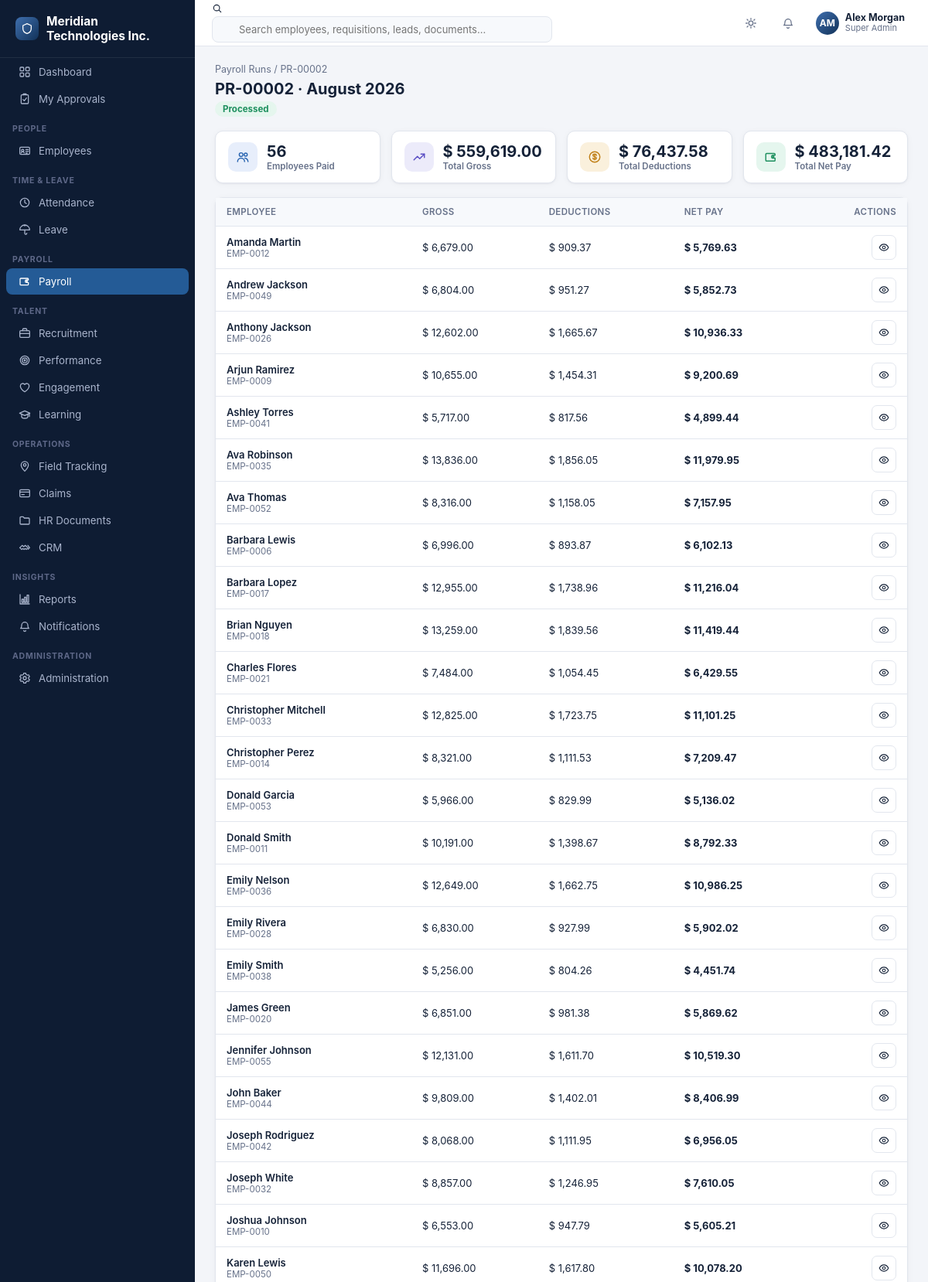
The page /payroll/runs/2 (signed in, upper part) on the database its author committed.
### tables this page shows
CREATE TABLE company_settings (
    id INTEGER PRIMARY KEY CHECK (id = 1),
    company_name TEXT NOT NULL DEFAULT 'Your Company',
    logo_path TEXT,
    address TEXT,
    city TEXT,
    state TEXT,
    country TEXT,
    pincode TEXT,
    phone TEXT,
    email TEXT,
    website TEXT,
    gstin TEXT,
    pan TEXT,
    currency_symbol TEXT NOT NULL DEFAULT '$',
    fiscal_year_start_month INTEGER NOT NULL DEFAULT 4,
    updated_at TEXT NOT NULL DEFAULT (datetime('now'))
);

CREATE TABLE users (
    id INTEGER PRIMARY KEY AUTOINCREMENT,
    username TEXT NOT NULL UNIQUE,
    password_hash TEXT NOT NULL,
    full_name TEXT NOT NULL,
    email TEXT,
    phone TEXT,
    role_id INTEGER NOT NULL REFERENCES roles(id),
    employee_id INTEGER REFERENCES employees(id),
    is_active INTEGER NOT NULL DEFAULT 1,
    last_login_at TEXT,
    created_at TEXT NOT NULL DEFAULT (datetime('now'))
);

CREATE TABLE roles (
    id INTEGER PRIMARY KEY AUTOINCREMENT,
    name TEXT NOT NULL UNIQUE,
    description TEXT,
    is_system INTEGER NOT NULL DEFAULT 0,
    created_at TEXT NOT NULL DEFAULT (datetime('now'))
);

CREATE TABLE payroll_runs (
    id INTEGER PRIMARY KEY AUTOINCREMENT,
    run_number TEXT NOT NULL UNIQUE,
    period_month INTEGER NOT NULL,
    period_year INTEGER NOT NULL,
    status TEXT NOT NULL DEFAULT 'Draft',
    processed_at TEXT,
    processed_by INTEGER REFERENCES users(id),
    total_gross REAL NOT NULL DEFAULT 0,
    total_deductions REAL NOT NULL DEFAULT 0,
    total_net REAL NOT NULL DEFAULT 0,
    created_at TEXT NOT NULL DEFAULT (datetime('now')),
    UNIQUE(period_month, period_year)
);

CREATE TABLE payslips (
    id INTEGER PRIMARY KEY AUTOINCREMENT,
    payroll_run_id INTEGER NOT NULL REFERENCES payroll_runs(id) ON DELETE CASCADE,
    employee_id INTEGER NOT NULL REFERENCES employees(id) ON DELETE CASCADE,
    basic REAL NOT NULL DEFAULT 0,
    hra REAL NOT NULL DEFAULT 0,
    conveyance REAL NOT NULL DEFAULT 0,
    medical REAL NOT NULL DEFAULT 0,
    special_allowance REAL NOT NULL DEFAULT 0,
    other_allowance REAL NOT NULL DEFAULT 0,
    overtime_amount REAL NOT NULL DEFAULT 0,
    bonus REAL NOT NULL DEFAULT 0,
    gross_earnings REAL NOT NULL DEFAULT 0,
    pf_deduction REAL NOT NULL DEFAULT 0,
    esi_deduction REAL NOT NULL DEFAULT 0,
    professional_tax REAL NOT NULL DEFAULT 0,
    income_tax REAL NOT NULL DEFAULT 0,
    loan_deduction REAL NOT NULL DEFAULT 0,
    other_deduction REAL NOT NULL DEFAULT 0,
    total_deductions REAL NOT NULL DEFAULT 0,
    net_pay REAL NOT NULL DEFAULT 0,
    lop_days REAL NOT NULL DEFAULT 0,
    status TEXT NOT NULL DEFAULT 'Generated'
);

CREATE TABLE employees (
    id INTEGER PRIMARY KEY AUTOINCREMENT,
    employee_code TEXT NOT NULL UNIQUE,
    photo_path TEXT,
    first_name TEXT NOT NULL,
    last_name TEXT NOT NULL,
    gender TEXT,
    dob TEXT,
    marital_status TEXT,
    blood_group TEXT,
    personal_email TEXT,
    personal_phone TEXT,
    emergency_contact_name TEXT,
    emergency_contact_phone TEXT,

    department_id INTEGER REFERENCES departments(id),
    designation_id INTEGER REFERENCES designations(id),
    location_id INTEGER REFERENCES locations(id),
    reporting_manager_id INTEGER REFERENCES employees(id),
    employment_type TEXT NOT NULL DEFAULT 'Full-time',
    employment_status TEXT NOT NULL DEFAULT 'Active',
    date_of_joining TEXT,
    date_of_confirmation TEXT,
    date_of_exit TEXT,
    work_email TEXT,
    work_phone TEXT,

    current_address TEXT,
    permanent_address TEXT,
    city TEXT,
    state TEXT,
    country TEXT,
    pincode TEXT,

    bank_name TEXT,
    bank_account_no TEXT,
    bank_ifsc TEXT,
    pan_number TEXT,
    aadhaar_number TEXT,
    uan_number TEXT,
    pf_number TEXT,

    created_at TEXT NOT NULL DEFAULT (datetime('now')),
    updated_at TEXT NOT NULL DEFAULT (datetime('now')),
    created_by INTEGER REFERENCES users(id),
    is_deleted INTEGER NOT NULL DEFAULT 0
);

### blueprints/payroll.py (the view)
@bp.route("/runs/<int:id>")
@permission_required("payroll.runs.view")
def run_view(id):
    run = db.query("SELECT * FROM payroll_runs WHERE id=?", (id,), one=True)
    if run is None:
        flash("Payroll run not found.", "error")
        return redirect(url_for("payroll.runs_list"))
    payslips = db.query(
        """SELECT p.*, e.employee_code, e.first_name, e.last_name
           FROM payslips p JOIN employees e ON e.id = p.employee_id
           WHERE p.payroll_run_id=?
           ORDER BY e.first_name, e.last_name""",
        (id,),
    )
    return render_template(
        "payroll/run_view.html", run=run, payslips=payslips,
        period_label=_period_label(run["period_month"], run["period_year"]),
        can_process=has_permission("payroll.runs.process"),
    )

### templates/payroll/run_view.html (shortened to what this page needs)
{% extends "base.html" %}
{% import "partials/icons.html" as ic %}
{% block content %}
<div class="breadcrumb"><a href="{{ url_for('payroll.runs_list') }}">Payroll Runs</a> / {{ run.run_number }}</div>
<div class="page-head">
  <div>
    <h1>{{ run.run_number }} · {{ period_label }}</h1>
    <span class="badge {{ status_badge_class(run.status) }}">{{ run.status }}</span>
  </div>
</div>
<div class="kpi-grid" style="margin-bottom:18px">
  <div class="kpi-tile">
    <div class="icon" style="background:var(--blue-bg);color:var(--blue)">{{ ic.icon('users',18) }}</div>
    <div><div class="value">{{ payslips|length }}</div><div class="label">Employees Paid</div></div>
  </div>
  <div class="kpi-tile">
    <div class="icon" style="background:var(--indigo-bg);color:var(--indigo)">{{ ic.icon('trending-up',18) }}</div>
    <div><div class="value">{{ run.total_gross|money }}</div><div class="label">Total Gross</div></div>
  </div>
  <div class="kpi-tile">
    <div class="icon" style="background:var(--amber-bg);color:var(--amber)">{{ ic.icon('dollar',18) }}</div>
    <div><div class="value">{{ run.total_deductions|money }}</div><div class="label">Total Deductions</div></div>
  </div>
  <div class="kpi-tile">
    <div class="icon" style="background:var(--green-bg);color:var(--green)">{{ ic.icon('wallet',18) }}</div>
    <div><div class="value">{{ run.total_net|money }}</div><div class="label">Total Net Pay</div></div>
  </div>
</div>
<div class="card">
  <div class="table-wrap">
    {% if payslips %}
    <table class="dt">
      <thead><tr>
        <th>Employee</th><th>Gross</th><th>Deductions</th><th>Net Pay</th><th style="text-align:right">Actions</th>
      </tr></thead>
      <tbody>
        {% for p in payslips %}
        <tr>
          <td>
            <div style="font-weight:600">{{ p.first_name }} {{ p.last_name }}</div>
            <div class="text-muted" style="font-size:11.5px">{{ p.employee_code }}</div>
          </td>
          <td>{{ p.gross_earnings|money }}</td>
          <td>{{ p.total_deductions|money }}</td>
          <td><strong>{{ p.net_pay|money }}</strong></td>
          <td>
            <div class="row-actions">
              <a class="btn sm btn-icon" href="{{ url_for('payroll.payslip_view', id=p.id) }}" title="View payslip">{{ ic.icon('eye',14) }}</a>
            </div>
          </td>
        </tr>
        {% endfor %}
      </tbody>
    </table>
    {% else %}
    <div class="empty-state">
      <div class="ic">{{ ic.icon('package', 34) }}</div>
      <p>No payslips were generated for this run (no active employees had an active salary structure).</p>
    </div>
    {% endif %}
  </div>
</div>
{% endblock %}

### templates/base.html (shortened to what this page needs)
<!doctype html>
<html lang="en">
<head>
<link rel="stylesheet" href="{{ url_for('static', filename='css/style.css') }}">
</head>
<body>
{% import "partials/icons.html" as ic %}
{% set ep = request.endpoint or '' %}
<div class="app">
  <aside class="sidebar" id="sidebar">
    <div class="sidebar-brand"><span class="logo-dot">{{ ic.icon('shield', 16) }}</span> <span>{{ company.company_name if company else 'Enterprise HR' }}</span></div>
    <nav>
      <div class="nav-item {{ 'active' if ep=='dashboard.index' }}" onclick="location.href='{{ url_for('dashboard.index') }}'">
        {{ ic.icon('grid') }} <span>Dashboard</span>
      </div>
      <div class="nav-item {{ 'active' if ep=='dashboard.my_approvals' }}" onclick="location.href='{{ url_for('dashboard.my_approvals') }}'">
        {{ ic.icon('clipboard-check') }} <span>My Approvals</span>
      </div>
      {% if has_permission('employees.employees.view') %}
      <div class="nav-section">People</div>
      <div class="nav-item {{ 'active' if ep.startswith('employees.') }}" onclick="location.href='{{ url_for('employees.list_view') }}'">{{ ic.icon('id-card') }} <span>Employees</span></div>
      {% endif %}
      {% if has_permission('attendance.attendance.view') %}
      <div class="nav-section">Time &amp; Leave</div>
      <div class="nav-item {{ 'active' if ep.startswith('attendance.') }}" onclick="location.href='{{ url_for('attendance.daily') }}'">{{ ic.icon('clock') }} <span>Attendance</span></div>
      {% endif %}
      {% if has_permission('leave.requests.view') %}
      <div class="nav-item {{ 'active' if ep.startswith('leave.') }}" onclick="location.href='{{ url_for('leave.requests_list') }}'">{{ ic.icon('umbrella') }} <span>Leave</span></div>
      {% endif %}
      {% if has_permission('payroll.payslips.view') or has_permission('payroll.runs.view') %}
      <div class="nav-section">Payroll</div>
      <div class="nav-item {{ 'active' if ep.startswith('payroll.') }}" onclick="location.href='{{ url_for('payroll.runs_list') }}'">{{ ic.icon('wallet') }} <span>Payroll</span></div>
      {% endif %}
      {% if has_permission('recruitment.requisitions.view') %}
      <div class="nav-section">Talent</div>
      <div class="nav-item {{ 'active' if ep.startswith('recruitment.') }}" onclick="location.href='{{ url_for('recruitment.requisitions_list') }}'">{{ ic.icon('briefcase') }} <span>Recruitment</span></div>
      {% endif %}
      {% if has_permission('performance.goals.view') %}
      <div class="nav-item {{ 'active' if ep.startswith('performance.') }}" onclick="location.href='{{ url_for('performance.cycles_list') }}'">{{ ic.icon('target') }} <span>Performance</span></div>
      {% endif %}
      {% if has_permission('engagement.surveys.view') %}
      <div class="nav-item {{ 'active' if ep.startswith('engagement.') }}" onclick="location.href='{{ url_for('engagement.surveys_list') }}'">{{ ic.icon('heart') }} <span>Engagement</span></div>
      {% endif %}
      {% if has_permission('learning.courses.view') %}
      <div class="nav-item {{ 'active' if ep.startswith('learning.') }}" onclick="location.href='{{ url_for('learning.courses_list') }}'">{{ ic.icon('graduation') }} <span>Learning</span></div>
      {% endif %}
      {% if has_permission('field.visits.view') %}
      <div class="nav-section">Operations</div>
      <div class="nav-item {{ 'active' if ep.startswith('field.') }}" onclick="location.href='{{ url_for('field.visits_list') }}'">{{ ic.icon('map-pin') }} <span>Field Tracking</span></div>
      {% endif %}
      {% if has_permission('claims.claims.view') %}
      <div class="nav-item {{ 'active' if ep.startswith('claims.') }}" onclick="location.href='{{ url_for('claims.claims_list') }}'">{{ ic.icon('credit-card') }} <span>Claims</span></div>
      {% endif %}
      {% if has_permission('documents.documents.view') %}
      <div class="nav-item {{ 'active' if ep.startswith('documents.') }}" onclick="location.href='{{ url_for('documents.list_view') }}'">{{ ic.icon('folder') }} <span>HR Documents</span></div>
      {% endif %}
      {% if has_permission('crm.customers.view') %}
      <div class="nav-item {{ 'active' if ep.startswith('crm.') }}" onclick="location.href='{{ url_for('crm.customers_list') }}'">{{ ic.icon('handshake') }} <span>CRM</span></div>
      {% endif %}
      {% if has_permission('reports.reports.view') %}
      <div class="nav-section">Insights</div>
      <div class="nav-item {{ 'active' if ep.startswith('reports.') }}" onclick="location.href='{{ url_for('reports.index') }}'">{{ ic.icon('chart') }} <span>Reports</span></div>
      {% endif %}
      <div class="nav-item {{ 'active' if ep.startswith('notifications.') }}" onclick="location.href='{{ url_for('notifications.index') }}'">{{ ic.icon('bell') }} <span>Notifications</span></div>
      {% if has_permission('admin.settings.view') or has_permission('admin.users.view') %}
      <div class="nav-section">Administration</div>
      <div class="nav-item {{ 'active' if ep.startswith('admin.') }}" onclick="location.href='{{ url_for('admin.settings') }}'">{{ ic.icon('cog') }} <span>Administration</span></div>
      {% endif %}
    </nav>
  </aside>
  <div class="main">
    <header class="topbar">
      <div class="search-box">
        {{ ic.icon('search', 14) }}
        <input type="text" placeholder="Search employees, requisitions, leads, documents..." oninput="onGlobalSearch(this)">
      </div>
      <div class="topbar-right">
        <button class="icon-btn" onclick="toggleTheme()" title="Toggle theme">{{ ic.icon('sun') }}</button>
        <div class="dropdown">
          <button class="icon-btn" data-dropdown-toggle title="Notifications">
            {{ ic.icon('bell') }}
          </button>
        </div>
        <div class="dropdown">
          <div class="user-chip" data-dropdown-toggle>
            <div class="avatar">{% if g.employee and g.employee.photo_path %}<img src="{{ url_for('static', filename='uploads/' + g.employee.photo_path) }}">{% else %}{{ (g.user.full_name if g.user else '??')|initials }}{% endif %}</div>
            <div style="display:flex;flex-direction:column;line-height:1.2">
              <span style="font-weight:650;font-size:12.5px">{{ g.user.full_name if g.user else 'Guest' }}</span>
              <span class="text-muted" style="font-size:11px">{{ g.user.role_name if g.user else '' }}</span>
            </div>
          </div>
        </div>
      </div>
    </header>
    <main class="content">
      {% block content %}{% endblock %}
    </main>
  </div>
</div>
</body>
</html>

### templates/partials/icons.html (shortened to what this page needs)
{% macro icon(name, size=16) %}
<svg xmlns="http://www.w3.org/2000/svg" width="{{ size }}" height="{{ size }}" viewBox="0 0 24 24" fill="none" stroke="currentColor" stroke-width="1.9" stroke-linecap="round" stroke-linejoin="round" style="flex-shrink:0">{{ (p[name] or p['grid'])|safe }}</svg>
{%- endmacro %}

### rows shown on the page
company_settings: company_name "Meridian Technologies Inc."
users: full_name "AM", user "Alex Morgan"
roles: user "Super Admin"
payroll_runs: run_number "PR-00002", status "Processed", total_gross "$ 559,619.00", total_deductions "$ 76,437.58", total_net "$ 483,181.42"
payslips: first_name "Amanda", last_name "Martin", employee_code "EMP-0012", gross_earnings "$ 6,679.00", total_deductions "$ 909.37", net_pay "$ 5,769.63", {{ size }} 14 (drawn)
payslips: first_name "Andrew", last_name "Jackson", employee_code "EMP-0049", gross_earnings "$ 6,804.00", total_deductions "$ 951.27", net_pay "$ 5,852.73", {{ size }} 14 (drawn)
payslips: first_name "Anthony", last_name "Jackson", employee_code "EMP-0026", gross_earnings "$ 12,602.00", total_deductions "$ 1,665.67", net_pay "$ 10,936.33", {{ size }} 14 (drawn)
payslips: first_name "Arjun", last_name "Ramirez", employee_code "EMP-0009", gross_earnings "$ 10,655.00", total_deductions "$ 1,454.31", net_pay "$ 9,200.69", {{ size }} 14 (drawn)
payslips: first_name "Ashley", last_name "Torres", employee_code "EMP-0041", gross_earnings "$ 5,717.00", total_deductions "$ 817.56", net_pay "$ 4,899.44", {{ size }} 14 (drawn)
payslips: first_name "Ava", last_name "Robinson", employee_code "EMP-0035", gross_earnings "$ 13,836.00", total_deductions "$ 1,856.05", net_pay "$ 11,979.95", {{ size }} 14 (drawn)
payslips: first_name "Ava", last_name "Thomas", employee_code "EMP-0052", gross_earnings "$ 8,316.00", total_deductions "$ 1,158.05", net_pay "$ 7,157.95", {{ size }} 14 (drawn)
payslips: first_name "Barbara", last_name "Lewis", employee_code "EMP-0006", gross_earnings "$ 6,996.00", total_deductions "$ 893.87", net_pay "$ 6,102.13", {{ size }} 14 (drawn)
payslips: first_name "Barbara", last_name "Lopez", employee_code "EMP-0017", gross_earnings "$ 12,955.00", total_deductions "$ 1,738.96", net_pay "$ 11,216.04", {{ size }} 14 (drawn)
payslips: first_name "Brian", last_name "Nguyen", employee_code "EMP-0018", gross_earnings "$ 13,259.00", total_deductions "$ 1,839.56", net_pay "$ 11,419.44", {{ size }} 14 (drawn)
payslips: first_name "Charles", last_name "Flores", employee_code "EMP-0021", gross_earnings "$ 7,484.00", total_deductions "$ 1,054.45", net_pay "$ 6,429.55", {{ size }} 14 (drawn)
payslips: first_name "Christopher", last_name "Mitchell", employee_code "EMP-0033", gross_earnings "$ 12,825.00", total_deductions "$ 1,723.75", net_pay "$ 11,101.25", {{ size }} 14 (drawn)
payslips: first_name "Christopher", last_name "Perez", employee_code "EMP-0014", gross_earnings "$ 8,321.00", total_deductions "$ 1,111.53", net_pay "$ 7,209.47", {{ size }} 14 (drawn)
payslips: first_name "Donald", last_name "Garcia", employee_code "EMP-0053", gross_earnings "$ 5,966.00", total_deductions "$ 829.99", net_pay "$ 5,136.02", {{ size }} 14 (drawn)
payslips: first_name "Donald", last_name "Smith", employee_code "EMP-0011", gross_earnings "$ 10,191.00", total_deductions "$ 1,398.67", net_pay "$ 8,792.33", {{ size }} 14 (drawn)
payslips: first_name "Emily", last_name "Nelson", employee_code "EMP-0036", gross_earnings "$ 12,649.00", total_deductions "$ 1,662.75", net_pay "$ 10,986.25", {{ size }} 14 (drawn)
payslips: first_name "Emily", last_name "Rivera", employee_code "EMP-0028", gross_earnings "$ 6,830.00", total_deductions "$ 927.99", net_pay "$ 5,902.02", {{ size }} 14 (drawn)
payslips: first_name "Emily", last_name "Smith", employee_code "EMP-0038", gross_earnings "$ 5,256.00", total_deductions "$ 804.26", net_pay "$ 4,451.74", {{ size }} 14 (drawn)
payslips: first_name "James", last_name "Green", employee_code "EMP-0020", gross_earnings "$ 6,851.00", total_deductions "$ 981.38", net_pay "$ 5,869.62", {{ size }} 14 (drawn)
payslips: first_name "Jennifer", last_name "Johnson", employee_code "EMP-0055", gross_earnings "$ 12,131.00", total_deductions "$ 1,611.70", net_pay "$ 10,519.30", {{ size }} 14 (drawn)
payslips: first_name "John", last_name "Baker", employee_code "EMP-0044", gross_earnings "$ 9,809.00", total_deductions "$ 1,402.01", net_pay "$ 8,406.99", {{ size }} 14 (drawn)
payslips: first_name "Joseph", last_name "Rodriguez", employee_code "EMP-0042", gross_earnings "$ 8,068.00", total_deductions "$ 1,111.95", net_pay "$ 6,956.05", {{ size }} 14 (drawn)
payslips: first_name "Joseph", last_name "White", employee_code "EMP-0032", gross_earnings "$ 8,857.00", total_deductions "$ 1,246.95", net_pay "$ 7,610.05", {{ size }} 14 (drawn)
payslips: first_name "Joshua", last_name "Johnson", employee_code "EMP-0010", gross_earnings "$ 6,553.00", total_deductions "$ 947.79", net_pay "$ 5,605.21", {{ size }} 14 (drawn)
payslips: first_name "Karen", last_name "Lewis", employee_code "EMP-0050", gross_earnings "$ 11,696.00", total_deductions "$ 1,617.80", net_pay "$ 10,078.20", {{ size }} 14 (drawn)

### other values the page prints
{{ period_label }} "August 2026"
{{ payslips|length }} "56"
